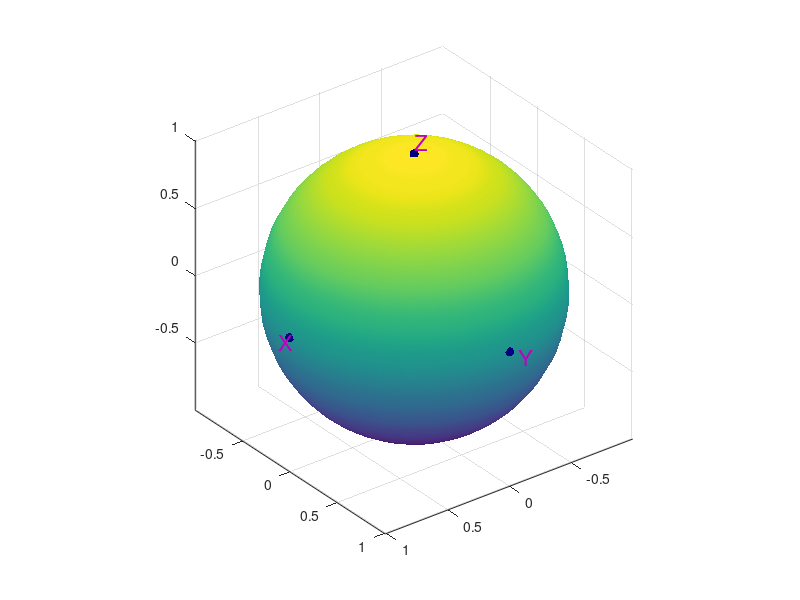

This chart was generated by the following MATLAB code: (Note: this script raises an error after producing the figure.)
function tumble
   % Angular momentum of tumbling box.
   % Strang, Differential Equations and Linear Algebra, pp. 176-178.
   % Alar Toomre, MIT

   % Copyright 2014 - 2015 The MathWorks, Inc.

   function ydot = momemtum(t,y,y0)
      ydot = [ y(2)*y(3)
            -2*y(1)*y(3)
               y(1)*y(2)];
   end

   function my_btn_down(h)
      % Ref: Mike Garrity, email.
      ax = ancestor(h,'axes');
      cp = get(ax,'CurrentPoint');
      l = cp(2,:) - cp(1,:);
      l = l / norm(l);
      o = cp(1,:);
      r = 1;
      c = [0 0 0];
      q = dot(l,(o-c))^2 - dot(o-c,o-c) + r^2;
      if q >= 0 
         d1 = -dot(l,(o-c)) + sqrt(q);
         d2 = -dot(l,(o-c)) - sqrt(q);      
         pt1 = o + d1*l;
         pt2 = o + d2*l;
         v = get(ax,'CameraTarget') - get(ax,'CameraPosition');
         if dot(v,l) < 0
            y0 = pt1';
         else
            y0 = pt2';
         end
         line(y0(1),y0(2),y0(3),'marker','.','color','k','markersize',8)
         [t,y] = ode45(@momemtum,[0,100],y0,opt,y0);
         line(y(:,1),y(:,2),y(:,3),'linestyle','none','marker','.','color','k','markersize',4)
      end
   end

   function [val,isterm,dir] = gstop(t,y,y0)
      % Event function for periodicity
      % See C. Moler, Numerical Computing with MATLAB, Section 7.2.
      d = y - y0;
      v = momemtum(t,y);
      val = d'*v;
      isterm = 1;
      dir = 1;
   end

   opt = odeset('RelTol',1.e-6,'events',@gstop);
   clf
   [X,Y,Z] = sphere(36);
   h = surface(X,Y,Z);
   view(3)
   shading interp
   axis equal
   axis vis3d
   grid on
   set(gca,'xdir','rev','ydir','rev')
   dkblue = [0 0 .5];
   magenta = [.75 0 .75];
   line(0,0,1.01,'marker','.','color',dkblue,'markersize',20)
   text(0,0,1.1,'Z','color',magenta,'fontsize',16)
   line(0,1.01,0,'marker','.','color',dkblue,'markersize',20)
   text(0,1.1,0,'Y','color',magenta,'fontsize',16)
   line(1.01,0,0,'marker','.','color',dkblue,'markersize',20)
   text(1.1,0,0,'X','color',magenta,'fontsize',16)
   h.ButtonDownFcn = @(h,~) my_btn_down(h);
end
